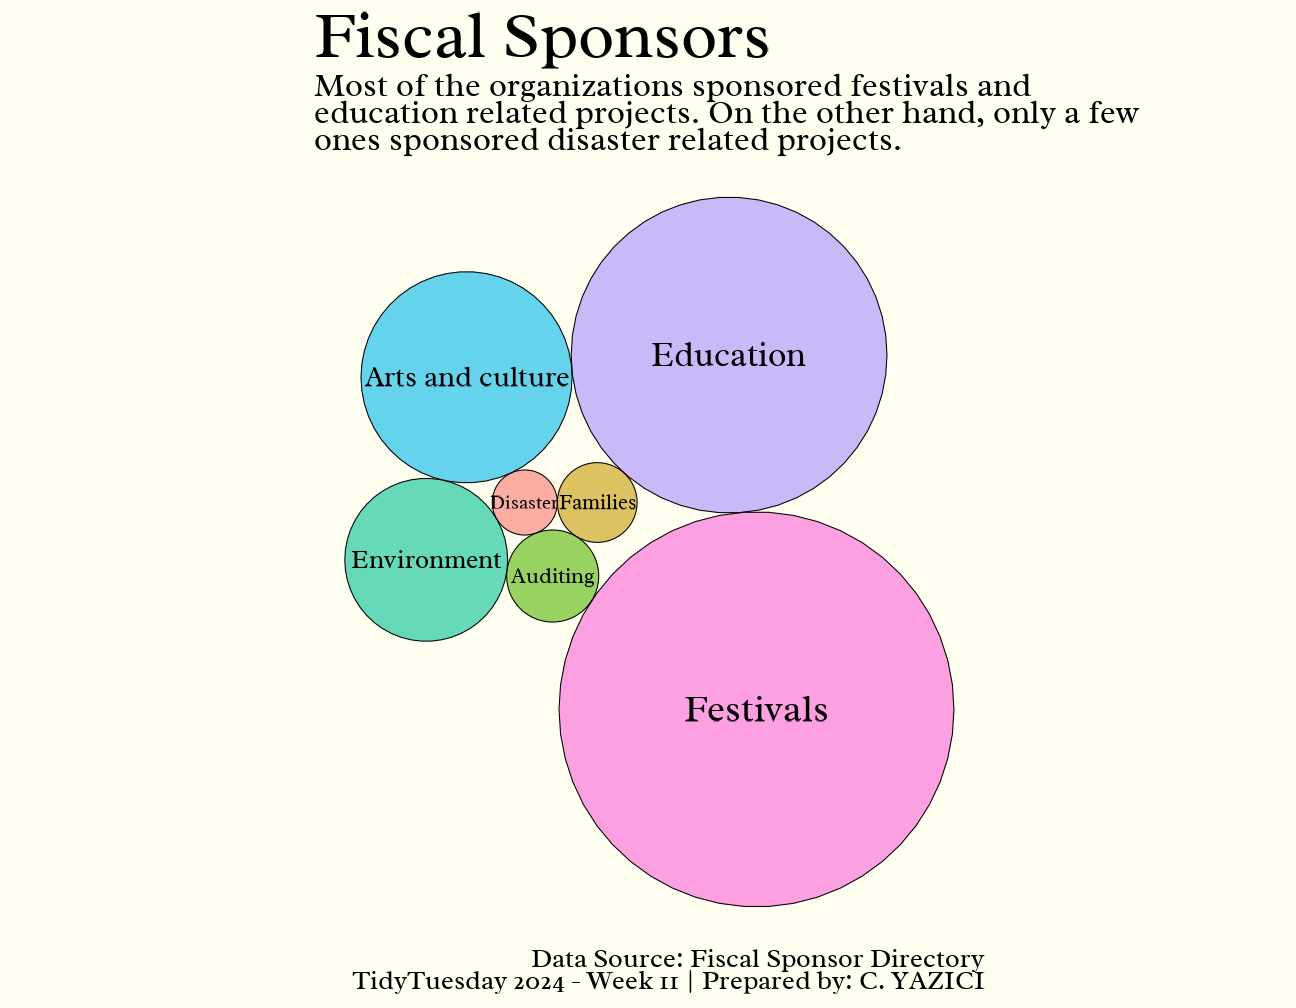

Generate this figure with R:
library(tidyverse)
library(showtext)

# Font in the Plot

font_add_google(name = "Radley",
                family = "radley", db_cache = FALSE)
showtext_auto()

# Data Import

tuesdata <- tidytuesdayR::tt_load(2024, week = 11)
fiscal_sponsor_directory <- tuesdata$fiscal_sponsor_directory

# Data Wrangling

fest_data <- fiscal_sponsor_directory %>%
  mutate(type = case_when(
    str_detect(project_types, "Festivals") == TRUE ~ "Festivals",
    str_detect(project_types, "Auditing") == TRUE ~ "Auditing",
    str_detect(project_types, "Education") == TRUE ~ "Education",
    str_detect(project_types, "Environment") == TRUE ~ "Environment",
    str_detect(project_types, "Disaster relief") == TRUE ~ "Disaster",
    str_detect(project_types, "Children, youth and families") == TRUE ~ 
      "Families",
    str_detect(project_types, "Arts and culture") == TRUE ~ 
      "Arts and culture")) %>%
 # arrange(year_fiscal_sponsor)
  group_by(type) %>%
  summarise(n = n()) %>%
  ungroup() %>%
  arrange(n) %>%
  filter(!is.na(type))

# Preparation for the Plot

packing <- circleProgressiveLayout(fest_data$n, sizetype='area')
fest_data <- cbind(fest_data, packing)
dat.gg <- circleLayoutVertices(packing, npoints = 50)

# Subtitle of the Plot

subtitle_text <- "Most of the organizations sponsored festivals and
education related projects. On the other hand, only a few 
ones sponsored disaster related projects."

# The Plot

p <- ggplot() + 
  geom_polygon(data = dat.gg, aes(x, y, 
                                  fill = as.factor(id)),
               colour = "black", alpha = 0.6) +
  geom_text(data = fest_data, aes(x, y, size = n, label = type),
            family = "radley") +
  scale_size_continuous(range = c(5, 10))  +
  coord_equal() +
  labs(title = "Fiscal Sponsors",
       subtitle = subtitle_text,
       caption = "Data Source: Fiscal Sponsor Directory\nTidyTuesday 2024 - Week 11 | Prepared by: C. YAZICI") +
  theme(legend.position = "none",
        panel.background = element_rect(fill = "ivory", color = NA),
        plot.background = element_rect(fill = "ivory", color = NA),
        panel.grid = element_blank(),
        axis.ticks = element_blank(),
        axis.title = element_blank(),
        axis.text = element_blank(),
        plot.title = element_text(family = "radley", hjust = 0,
                                  size = 50),
        plot.subtitle = element_text(family = "radley", hjust = 0,
                                  size = 25),
        plot.caption = element_text(family = "radley", hjust = 1,
                                  size = 20),
        plot.margin = margin(0.5, 0.8, 0.5, 0.8, "cm")
        )
# Save the Plot

ggsave("Week11.png", p, width = 18, height = 14, dpi = 72)
